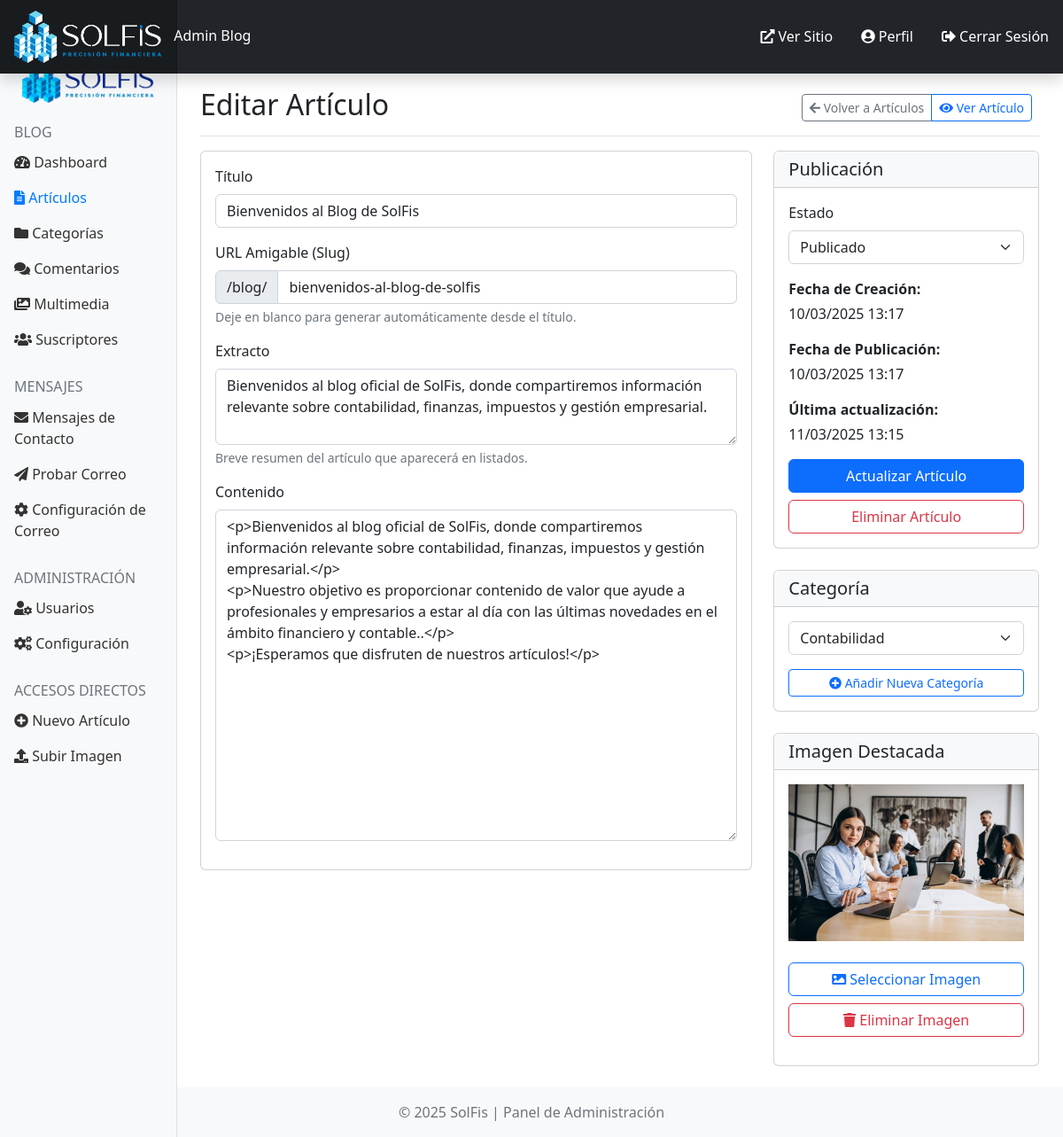
Screenshot of /admin/post-edit.php?id=3 (signed in) with the database file from the repository.
### tables this page shows
CREATE TABLE `posts` (
  `id` int(11) NOT NULL,
  `title` varchar(255) NOT NULL,
  `slug` varchar(255) NOT NULL,
  `excerpt` text DEFAULT NULL,
  `content` longtext NOT NULL,
  `category_id` int(11) DEFAULT NULL,
  `author_id` int(11) DEFAULT NULL,
  `status` enum('draft','published','archived') NOT NULL DEFAULT 'draft',
  `image` varchar(255) DEFAULT NULL,
  `published_at` datetime DEFAULT NULL,
  `created_at` datetime NOT NULL,
  `updated_at` datetime NOT NULL
);

CREATE TABLE `categories` (
  `id` int(11) NOT NULL,
  `name` varchar(255) NOT NULL,
  `slug` varchar(255) NOT NULL,
  `description` text DEFAULT NULL,
  `created_at` datetime NOT NULL,
  `updated_at` datetime NOT NULL
);

### includes/blog-system.php (called while the page is built, shortened)
<?php
class Database {
    private $connection;
    private static $instance;
    private function __construct() {
        $this->connection = new mysqli(DB_HOST, DB_USER, DB_PASS, DB_NAME);
        $this->connection->set_charset("utf8mb4");
    }
    public static function getInstance() {
        if (!self::$instance) {
            self::$instance = new self();
        }
        return self::$instance;
    }
    public function query($sql) {
        return $this->connection->query($sql);
    }
}
class Category {
    private $db;
    public function __construct() {
        $this->db = Database::getInstance();
    }
    public function getCategories() {
        $sql = "SELECT c.*, COUNT(p.id) as post_count
                FROM categories c
                LEFT JOIN posts p ON c.id = p.category_id AND p.status = 'published'
                GROUP BY c.id
                ORDER BY c.name ASC";
        $result = $this->db->query($sql);
        $categories = [];
        while ($result && $row = $result->fetch_assoc()) {
            $categories[] = $row;
        }
        return $categories;
    }
}
class BlogPost {
    private $db;
    public function __construct() {
        $this->db = Database::getInstance();
    }
    public function getPostById($id) {
        $id = (int)$id;
        $sql = "SELECT * FROM posts WHERE id = $id";
        $result = $this->db->query($sql);
        if ($result && $result->num_rows > 0) {
            return $result->fetch_assoc();
        }
        return null;
    }
}
class Auth {
    private static $instance;
    public static function getInstance() {
        if (!self::$instance) {
            self::$instance = new self();
        }
        return self::$instance;
    }
}

### admin/post-edit.php (the view, shortened to what this page needs)
<?php
require_once '../includes/blog-system.php';
$blogPost = new BlogPost();
$category = new Category();
$isEditing = isset($_GET['id']) && !empty($_GET['id']);
$postId = $isEditing ? (int)$_GET['id'] : null;
$post = $isEditing ? $blogPost->getPostById($postId) : null;
$categories = $category->getCategories();
?>
<?php include 'includes/header.php'; ?>
<div class="admin-main">
    <div class="container-fluid">
        <div class="row">
            <?php include 'includes/sidebar.php'; ?>
            <main class="col-md-9 ms-sm-auto col-lg-10 px-md-4">
                <div class="d-flex justify-content-between flex-wrap flex-md-nowrap align-items-center pt-3 pb-2 mb-3 border-bottom">
                    <h1 class="h2"><?php echo $isEditing ? 'Editar Artículo' : 'Nuevo Artículo'; ?></h1>
                    <div class="btn-toolbar mb-2 mb-md-0">
                        <div class="btn-group me-2">
                            <a href="posts.php" class="btn btn-sm btn-outline-secondary">
                                <i class="fas fa-arrow-left"></i> Volver a Artículos
                            </a>
                            <?php if ($isEditing && $post['status'] === 'published'): ?>
                            <a href="../blog/<?php echo $post['slug']; ?>" target="_blank" class="btn btn-sm btn-outline-primary">
                                <i class="fas fa-eye"></i> Ver Artículo
                            </a>
                            <?php endif; ?>
                        </div>
                    </div>
                </div>
                <form action="<?php echo $_SERVER['PHP_SELF'] . ($isEditing ? '?id=' . $postId : ''); ?>" method="post" id="post-form">
                    <div class="row">
                        <div class="col-md-8">
                            <div class="card mb-4">
                                <div class="card-body">
                                    <div class="mb-3">
                                        <label for="title" class="form-label">Título</label>
                                        <input type="text" class="form-control" id="title" name="title" value="<?php echo $isEditing ? $post['title'] : ''; ?>" required>
                                    </div>
                                    <div class="mb-3">
                                        <label for="slug" class="form-label">URL Amigable (Slug)</label>
                                        <div class="input-group">
                                            <span class="input-group-text">/blog/</span>
                                            <input type="text" class="form-control" id="slug" name="slug" value="<?php echo $isEditing ? $post['slug'] : ''; ?>" placeholder="Se generará automáticamente desde el título">
                                        </div>
                                        <div class="form-text">Deje en blanco para generar automáticamente desde el título.</div>
                                    </div>
                                    <div class="mb-3">
                                        <label for="excerpt" class="form-label">Extracto</label>
                                        <textarea class="form-control" id="excerpt" name="excerpt" rows="3"><?php echo $isEditing ? $post['excerpt'] : ''; ?></textarea>
                                        <div class="form-text">Breve resumen del artículo que aparecerá en listados.</div>
                                    </div>
                                    <div class="mb-3">
                                        <label for="content" class="form-label">Contenido</label>
                                        <textarea class="form-control editor" id="content" name="content" rows="15"><?php echo $isEditing ? $post['content'] : ''; ?></textarea>
                                    </div>
                                </div>
                            </div>
                        </div>
                        <div class="col-md-4">
                            <div class="card mb-4">
                                <div class="card-header bg-light">
                                    <h5 class="card-title mb-0">Publicación</h5>
                                </div>
                                <div class="card-body">
                                    <div class="mb-3">
                                        <label for="status" class="form-label">Estado</label>
                                        <select class="form-select" id="status" name="status">
                                            <option value="published" <?php echo $isEditing && $post['status'] === 'published' ? 'selected' : ''; ?>>Publicado</option>
                                        </select>
                                    </div>
                                    <?php if ($isEditing): ?>
                                    <div class="mb-3">
                                        <p class="mb-1"><strong>Fecha de Creación:</strong></p>
                                        <p><?php echo date('d/m/Y H:i', strtotime($post['created_at'])); ?></p>
                                        <?php if ($post['published_at']): ?>
                                        <p class="mb-1"><strong>Fecha de Publicación:</strong></p>
                                        <p><?php echo date('d/m/Y H:i', strtotime($post['published_at'])); ?></p>
                                        <?php endif; ?>
                                        <p class="mb-1"><strong>Última actualización:</strong></p>
                                        <p><?php echo date('d/m/Y H:i', strtotime($post['updated_at'])); ?></p>
                                    </div>
                                    <?php endif; ?>
                                    <div class="d-grid gap-2">
                                        <button type="submit" class="btn btn-primary">
                                            <?php echo $isEditing ? 'Actualizar Artículo' : 'Publicar Artículo'; ?>
                                        </button>
                                        <?php if ($isEditing): ?>
                                        <a href="post-delete.php?id=<?php echo $postId; ?>" class="btn btn-outline-danger" onclick="return confirm('¿Está seguro de eliminar este artículo?');">
                                            Eliminar Artículo
                                        </a>
                                        <?php endif; ?>
                                    </div>
                                </div>
                            </div>
                            <div class="card mb-4">
                                <div class="card-header bg-light">
                                    <h5 class="card-title mb-0">Categoría</h5>
                                </div>
                                <div class="card-body">
                                    <div class="mb-3">
                                        <select class="form-select" id="category_id" name="category_id">
                                            <?php foreach ($categories as $cat): ?>
                                            <option value="<?php echo $cat['id']; ?>" <?php echo $isEditing && $post['category_id'] == $cat['id'] ? 'selected' : ''; ?>>
                                                <?php echo $cat['name']; ?>
                                            </option>
                                            <?php endforeach; ?>
                                        </select>
                                    </div>
                                    <div class="d-grid">
                                        <a href="category-new.php" class="btn btn-sm btn-outline-primary">
                                            <i class="fas fa-plus-circle"></i> Añadir Nueva Categoría
                                        </a>
                                    </div>
                                </div>
                            </div>
							<div class="card mb-4">
								<div class="card-header bg-light">
									<h5 class="card-title mb-0">Imagen Destacada</h5>
								</div>
								<div class="card-body">
									<div class="mb-3">
										<div id="featured-image-preview" class="text-center mb-3">
											<?php if ($isEditing && !empty($post['image'])): ?>
											<img src="<?php echo '../' . $post['image']; ?>" alt="Imagen destacada" class="img-fluid mb-2">
											<?php else: ?>
											<p class="text-muted">Sin imagen destacada</p>
											<?php endif; ?>
										</div>
										<div class="d-grid gap-2">
											<button type="button" class="btn btn-outline-primary" data-bs-toggle="modal" data-bs-target="#mediaModal">
												<i class="fas fa-image"></i> Seleccionar Imagen
											</button>
											<?php if ($isEditing && !empty($post['image'])): ?>
											<button type="button" class="btn btn-outline-danger" id="remove-featured-image">
												<i class="fas fa-trash"></i> Eliminar Imagen
											</button>
											<?php endif; ?>
										</div>
									</div>
								</div>
							</div>
                        </div>
                    </div>
                </form>
            </main>
        </div>
    </div>
</div>
<?php include 'includes/footer.php'; ?>

### admin/includes/header.php (style rules this page uses)
body { min-height: 100vh; display: flex; flex-direction: column; overflow-x: hidden; }
.container-fluid { width: 100%; padding-right: 15px; padding-left: 15px; overflow-x: hidden; }
img, table, iframe, video, object { max-width: 100%; height: auto; }

### rows the page displays
posts: title "Bienvenidos al Blog de SolFis", slug "bienvenidos-al-blog-de-solfis", excerpt "Bienvenidos al blog oficial de SolFis, donde compartiremos información relevante sobre contabilidad, finanzas, impuestos y gestión empresarial.", content "<p>Bienvenidos al blog oficial de SolFis, donde compartiremos información relevante sobre contabilidad, finanzas, impuestos y gestión empresarial.</p> <p>Nuestro objetivo es proporcionar contenido de valor que ayude a profesionales y empresarios a estar al día con las últimas novedades en el ámbito financiero y contable..</p> <p>¡Esperamos que disfruten de nuestros artículos!</p>", status "Publicado", created_at "10/03/2025 13:17", published_at "10/03/2025 13:17", updated_at "11/03/2025 13:15", category_id "Contabilidad", image (picture)
